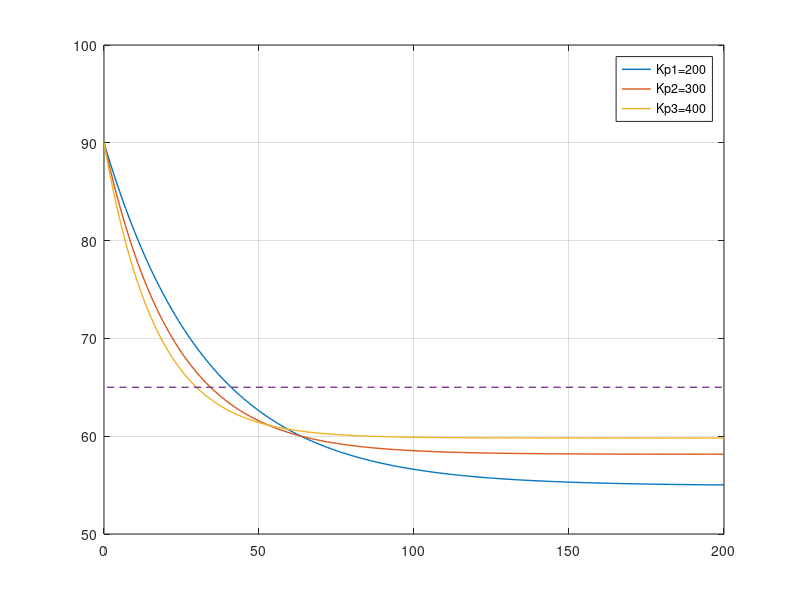
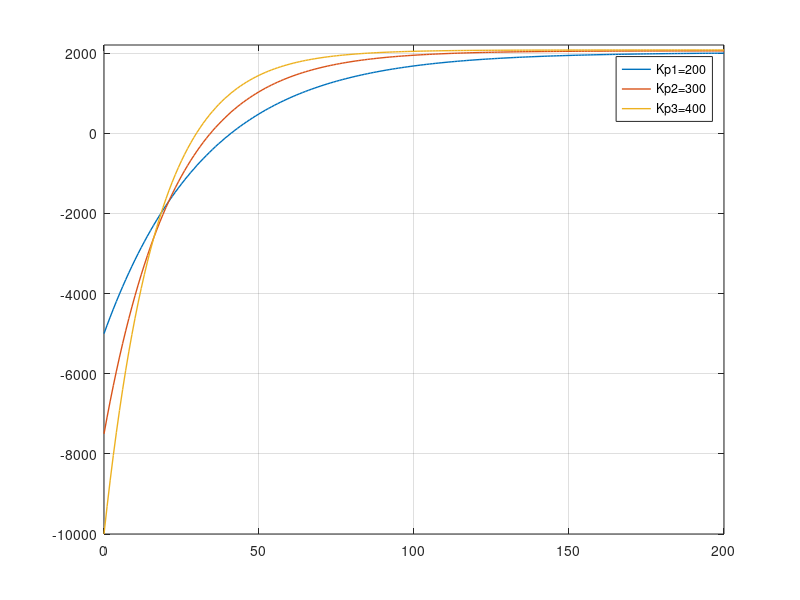

Here is the MATLAB script that generated these plots, in order:
%%%%%%%%%%%%%%%%%%%%%%%%%%%%%%%%%%%%%%%%%%%%%
%% 《控制之美-卷一(第二版)》 代码
%% 作者：王天威
%% 清华大学出版社
%% 程序名称：7-2_P_Control_Weight_Loss.m
%% 程序功能：比例控制_体重模型
%%%%%%%%%%%%%%%%%%%%%%%%%%%%%%%%%%%%%%%%%%%%%
%% 程序初始化，清空工作空间，缓存，
clear all;
close all;
clc;
% 读取Octave控制和信号数据库（注：如使用Matlab，可删除或注释掉本行代码）
pkg load control
%%%%%%%%%%%%%%%%%系统定义%%%%%%%%%%%%%%%%%%%%%
%% 定义系统变量
S = 5;
h = 175;
a = 20;
alpha = 1.3;
%% 定义初始体重
x0 = [90];
%% 定义参考目标
r = 65;
%% 建立传递函数
G_s = tf([1],[7000,10*alpha]);
%% 定义扰动量
d = -alpha*(6.25*h-5*a+S);
%% 定义三种比例控制
C_s_1 = 200;
C_s_2 = 300;
C_s_3 = 400;
%% 建立闭环系统
%% 参考值到输出的闭环传递函数
G_cl_r_1 = G_s*C_s_1/(1+G_s*C_s_1);
G_cl_r_2 = G_s*C_s_2/(1+G_s*C_s_2);
G_cl_r_3 = G_s*C_s_3/(1+G_s*C_s_3);
%% 扰动到输出的闭环传递函数
G_cl_d_1 = G_s/(1+G_s*C_s_1);
G_cl_d_2 = G_s/(1+G_s*C_s_2);
G_cl_d_3 = G_s/(1+G_s*C_s_3);
%% 定义仿真时间
t = 0:1:200;
%% 仿真结果，三个输出
%% 结果为三部分的叠加
x1 = r*step(G_cl_r_1,t) + d*step(G_cl_d_1,t) + 7000*x0*impulse(G_cl_d_1,t);
x2 = r*step(G_cl_r_2,t) + d*step(G_cl_d_2,t) + 7000*x0*impulse(G_cl_d_2,t);
x3 = r*step(G_cl_r_3,t) + d*step(G_cl_d_3,t) + 7000*x0*impulse(G_cl_d_3,t);
%% 定义误差
e1 = r  - x1 ;
e2 = r  - x2 ;
e3 = r  - x3 ;
%% 计算系统控制量
u1 = C_s_1* e1;
u2 = C_s_2* e2;
u3 = C_s_3* e3;
%% 绘图
%% 输出与时间关系
figure(1, 'position',[200 100 700 400]);
plot (t,x1,"linewidth",1);
hold on;
plot (t,x2,"linewidth",1);
plot (t,x3,"linewidth",1);
plot (r*ones(size(t)),'--',"linewidth",1);
xlim ([0 200]);
legend ('Kp1=200', 'Kp2=300', 'Kp3=400');
grid on;
%% 输入（控制量）与时间关系
figure(2, 'position',[200 100 700 400]);
plot (t,u1,"linewidth",1);
hold on;
plot (t,u2,"linewidth",1);
plot (t,u3,"linewidth",1);
xlim ([0 200]);
ylim ([-10000 2200]);
grid on;
legend ('Kp1=200', 'Kp2=300', 'Kp3=400');
